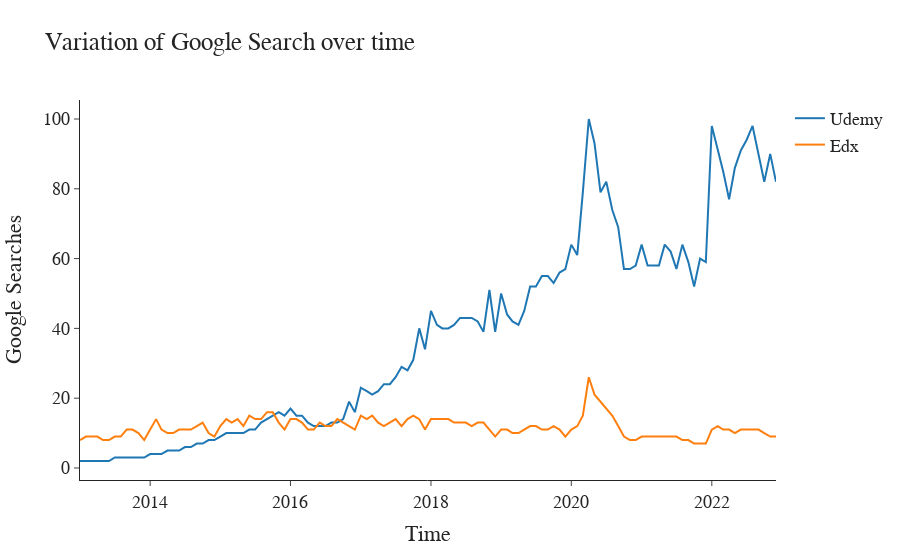

Source (notebook cell):
### Code cell
fg = go.Figure() 
fg.add_trace(go.Scatter(x=edx_udemy.Time, y=edx_udemy.udemy, name = "Udemy"))
fg.add_trace(go.Scatter(x=edx_udemy['Time'], y=edx_udemy.edx, mode='lines',name="Edx"))
fg.update_layout(
    title="Variation of Google Search over time",
    xaxis_title="Time",
    yaxis_title="Google Searches",
    template="simple_white",
    font=dict(
        family="Courier New, monospace",
        size=18,
    )
)

fg.show()
